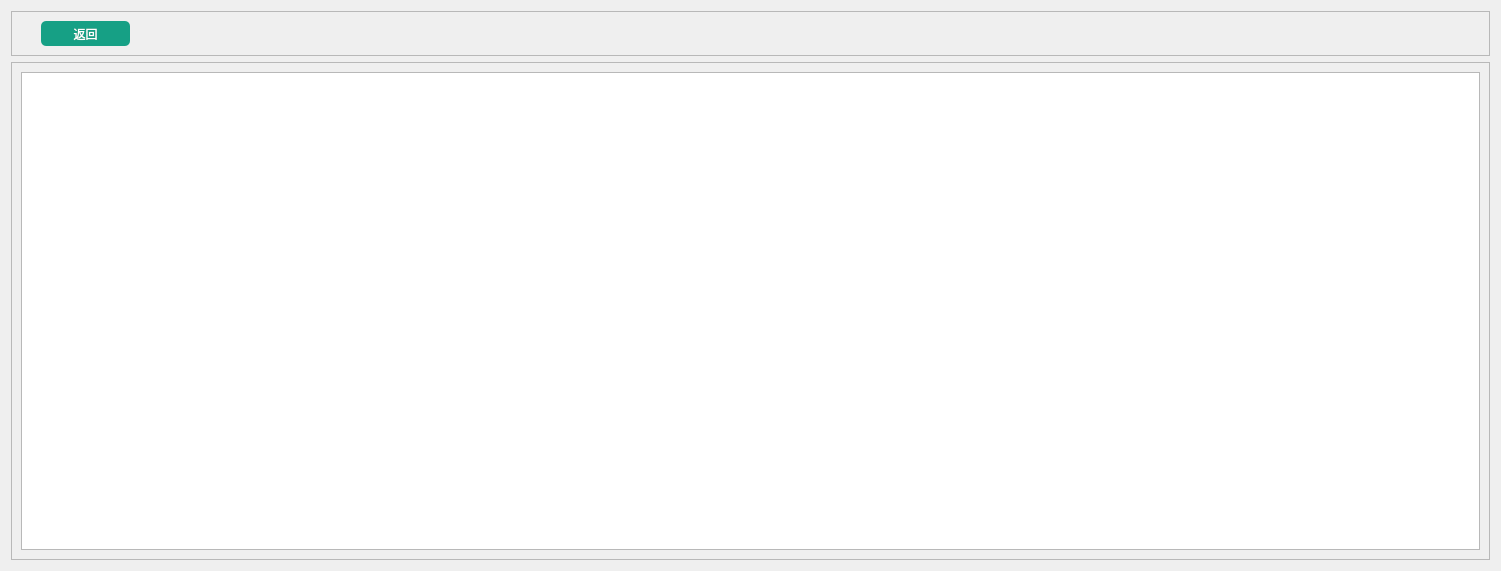
<?xml version="1.0" encoding="UTF-8"?>
<ui version="4.0">
 <class>zgnep_course</class>
 <widget class="QDialog" name="zgnep_course">
  <property name="geometry">
   <rect>
    <x>0</x>
    <y>0</y>
    <width>1501</width>
    <height>571</height>
   </rect>
  </property>
  <property name="windowTitle">
   <string>Dialog</string>
  </property>
  <layout class="QVBoxLayout" name="verticalLayout" stretch="1,11">
   <item>
    <widget class="QFrame" name="frame">
     <property name="frameShape">
      <enum>QFrame::StyledPanel</enum>
     </property>
     <property name="frameShadow">
      <enum>QFrame::Raised</enum>
     </property>
     <widget class="QPushButton" name="pushButton">
      <property name="geometry">
       <rect>
        <x>30</x>
        <y>10</y>
        <width>89</width>
        <height>25</height>
       </rect>
      </property>
      <property name="styleSheet">
       <string notr="true">background:#16A085;color:#FFFFFF;border-radius:5px;</string>
      </property>
      <property name="text">
       <string>返回</string>
      </property>
     </widget>
    </widget>
   </item>
   <item>
    <widget class="QFrame" name="frame_2">
     <property name="frameShape">
      <enum>QFrame::StyledPanel</enum>
     </property>
     <property name="frameShadow">
      <enum>QFrame::Raised</enum>
     </property>
     <layout class="QGridLayout" name="gridLayout">
      <item row="0" column="0">
       <widget class="QTableView" name="tableView"/>
      </item>
     </layout>
    </widget>
   </item>
  </layout>
 </widget>
 <resources/>
 <connections/>
</ui>
